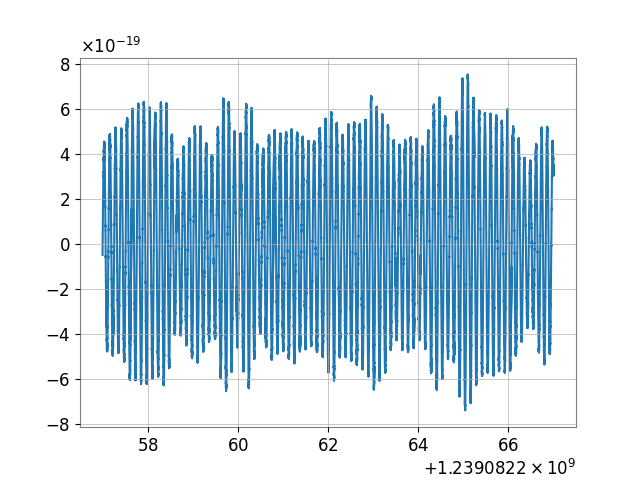

Generate this figure with Python:
from gwpy.timeseries import TimeSeries
from gwosc.datasets import event_gps
from matplotlib import pyplot as plt

gps = event_gps('GW190412')
segment = (int(gps)-5, int(gps)+5)
hdata = TimeSeries.fetch_open_data('H1', *segment, verbose=True)
plt.plot(hdata)
plt.savefig('L2 - 1 - Plot do Sinal.png')